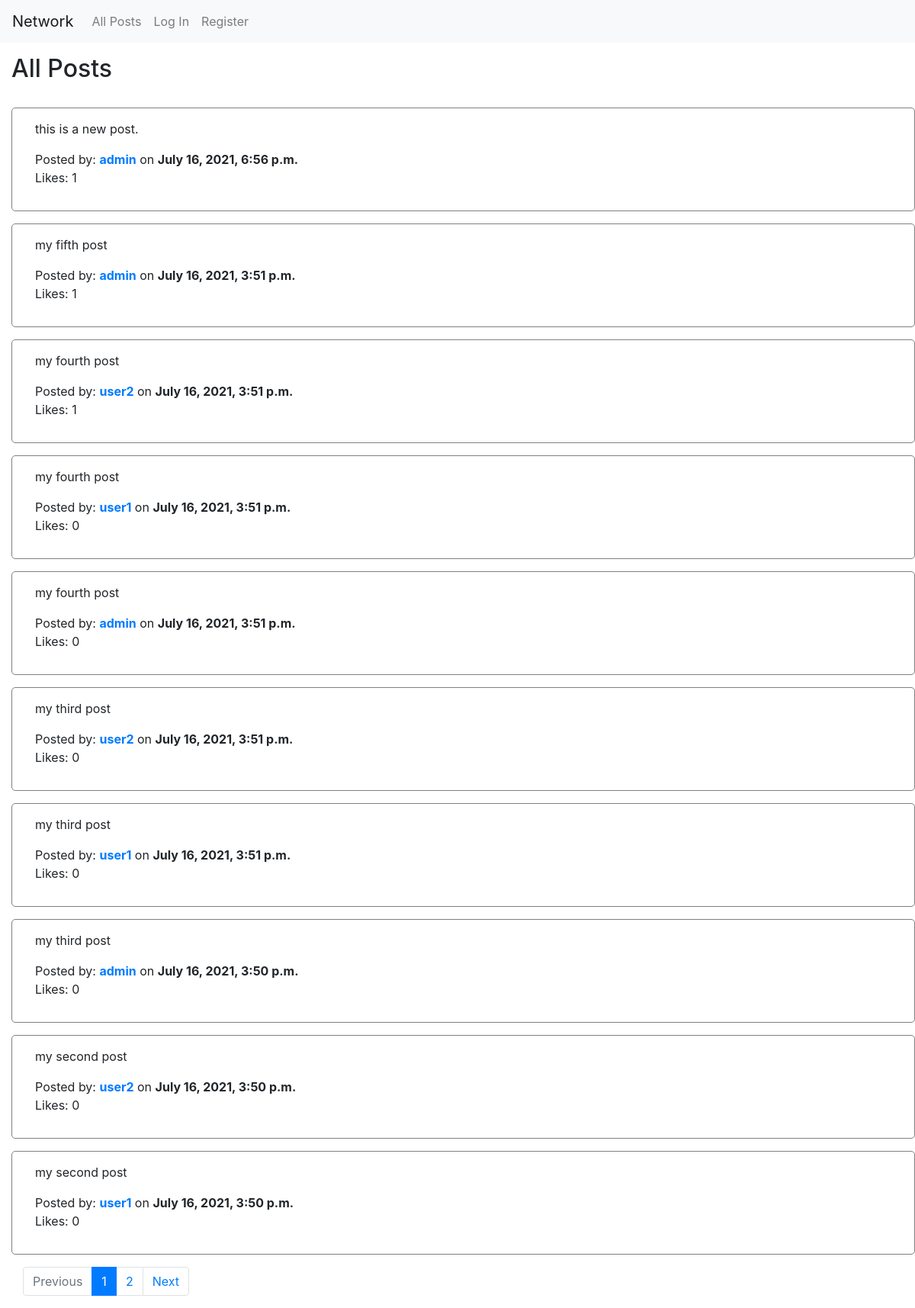
The page /1 on the database its author committed.
### network/models.py (models this page shows, shortened)
class Post(models.Model):
    poster = ForeignKey(User, on_delete=models.CASCADE, related_name="creator_of_post")
    content = models.TextField(max_length=256)
    created = models.DateTimeField(auto_now_add=True)
    likes = ManyToManyField(User, blank=True)

class User(AbstractUser):
    pass

### network/views.py (the view)
# urls.py: path("<int:page_number>", views.index, name="index"),
def index(request, page_number):
    posts = Post.objects.all().order_by('id').reverse()
    p = Paginator(posts, 10)
    current_page = p.page(page_number)
    return render(request, "network/index.html", {
        "current_page": current_page,
        "following": False,
        "page_number": page_number,
        "page_range": p.page_range
    })

### network/templates/network/index.html (shortened to what this page needs)
{% extends "network/layout.html" %}
{% block body %}
    {% if following %}
        <h2>Your Followings' Posts</h2>
    {% else %}
        <h2>All Posts</h2>
    {% endif %}
    <div class="container-fluid">
        {% if user.is_authenticated %}
            <div class="row mb-5">
                <div id="new_post">
                    <h3>New Post:</h3>
                    <form action="{% url 'new_post' %}" method="POST">
                        {% csrf_token %}
                        <textarea required="true" maxlength="256" rows="4" cols="75" name="content"></textarea> <br>
                        <input type="submit" class="btn btn-primary btn-sm" value="Post">
                </div>
            </div>
        {% else %}
            <br>
        {% endif %}
        {% for post in current_page.object_list %}
            <div class="row mb-3">
                <div class="col" id="post_div_{{ post.id }}">
                    <p>{{ post.content }}</p>
                    Posted by: <a href="{% url 'profile' post.poster.username 1 %}"><strong>{{ post.poster.username }}</strong></a> on <strong>{{ post.created }}</strong>
                    <p id="likes_{{ post.id }}">Likes: {{ post.likes.count }}</p>
                </div>
            </div>
        {% endfor %}
        <nav class="page_things">
            <ul class="pagination">
                {% if current_page.has_previous %}
                    <li class="page-item"><a class="page-link" href="{% url 'index' current_page.previous_page_number %}">Previous</a></li>
                {% else %}
                    <li class="page-item disabled">
                        <a class="page-link" href="#" tabindex="-1" aria-disabled="true">Previous</a>
                    </li>
                {% endif %}
                {% for number in page_range %}
                    {% if number == page_number %}
                        <li class="page-item active" aria-current="page">
                            <a class="page-link" href="{% url 'index' number %}">{{ number }}<span class="sr-only">(current)</span></a>
                        </li>
                    {% else %}
                        <li class="page-item"><a class="page-link" href="{% url 'index' number %}">{{ number }}</a></li>
                    {% endif %}
                {% endfor %}
                {% if current_page.has_next %}
                    <li class="page-item"><a class="page-link" href="{% url 'index' current_page.next_page_number %}">Next</a></li>
                {% else %}
                    <li class="page-item disabled">
                        <a class="page-link" href="#" tabindex="-1" aria-disabled="true">Next</a>
                    </li>
                {% endif %}
            </ul>
          </nav>
    </div>
{% endblock %}

### network/static/network/styles.css (style rules this page uses)
.row { border: 1px solid grey; border-radius: 5px; padding: 15px; }
.page_things { bottom: 10px; }

### rows shown on the page
Post: content "this is a new post.", poster.username "admin", created "July 16, 2021, 6:56 p.m.", likes.count "1"
Post: content "my fifth post", poster.username "admin", created "July 16, 2021, 3:51 p.m.", likes.count "1"
Post: content "my fourth post", poster.username "user2", created "July 16, 2021, 3:51 p.m.", likes.count "1"
Post: content "my fourth post", poster.username "user1", created "July 16, 2021, 3:51 p.m.", likes.count "0"
Post: content "my fourth post", poster.username "admin", created "July 16, 2021, 3:51 p.m.", likes.count "0"
Post: content "my third post", poster.username "user2", created "July 16, 2021, 3:51 p.m.", likes.count "0"
Post: content "my third post", poster.username "user1", created "July 16, 2021, 3:51 p.m.", likes.count "0"
Post: content "my third post", poster.username "admin", created "July 16, 2021, 3:50 p.m.", likes.count "0"
Post: content "my second post", poster.username "user2", created "July 16, 2021, 3:50 p.m.", likes.count "0"
Post: content "my second post", poster.username "user1", created "July 16, 2021, 3:50 p.m.", likes.count "0"

### other values the page prints
{{ number }} "1"
{{ number }} "2"
